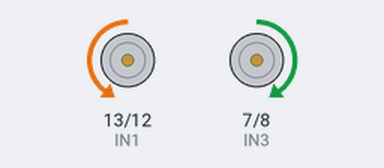
Bench run of a sketch on a simulated Arduino Uno, built with avr-gcc and run on an emulated ATmega328P. Parts: motor-driver pin pairs drawn as motors (green arrow = first pin HIGH = forward, orange = second pin HIGH = backward, longer = more drive, scaled by the enable pin).

Above: at 1.5 s.
At 4.5 s:
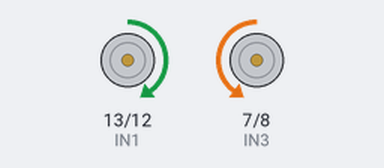
Timing chart, 0 to 7.8 s (numbered marks = the images above):
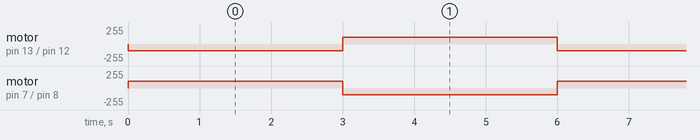

Measured:
- by itself, motor on pin 13 (IN1) / pin 12 (IN2), motor on pin 7 (IN3) / pin 8 (IN4): alternates forward 100/255 for 3.0 s and backward 100/255 for 3.0 s

The sketch:

Test_Motor_Speed.ino
```cpp
// Set Motor Varaiables
const int IN1 = 13;
const int IN2 = 12;
const int IN3 = 7;
const int IN4 = 8;
const int ENA = 11;
const int ENB = 6;

void setup() {
  // Pins Initialization
  pinMode(IN1, OUTPUT);
  pinMode(IN2, OUTPUT);
  pinMode(IN3, OUTPUT);
  pinMode(IN4, OUTPUT);
  pinMode(ENA, OUTPUT);
  pinMode(ENB, OUTPUT);

}

void loop() {

  // Forward Motion
  forward();

  delay(3000);

  // Backward Motion
  backward();

  delay(3000);

}

// Movement Functions
void backward(){
  digitalWrite(IN1, HIGH);
  digitalWrite(IN2, LOW);
  analogWrite(ENA, 100);

  digitalWrite(IN3, LOW);
  digitalWrite(IN4, HIGH);
  analogWrite(ENB, 100);
}

void forward(){
  digitalWrite(IN1, LOW);
  digitalWrite(IN2, HIGH);
  analogWrite(ENA, 100);

  digitalWrite(IN3, HIGH);
  digitalWrite(IN4, LOW);
  analogWrite(ENB, 100);
}
```
